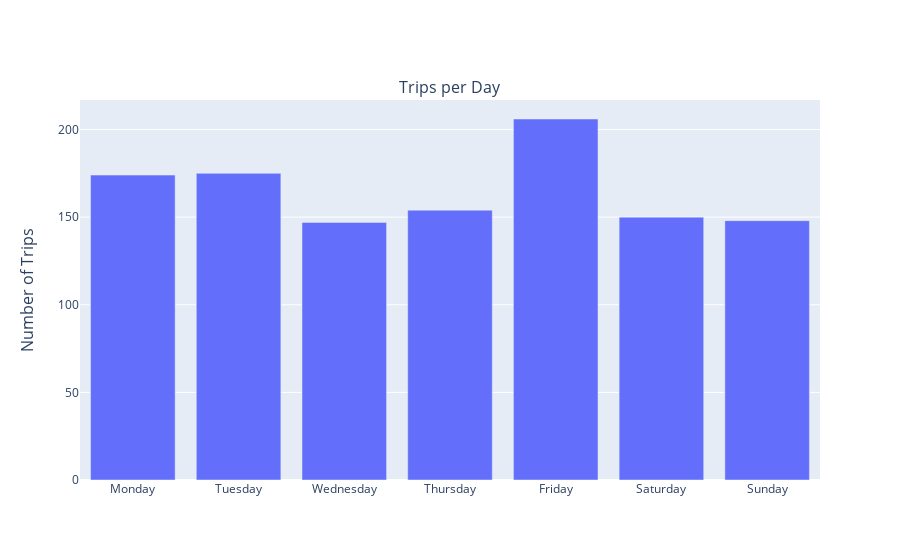

The cell this chart's notebook holds for it:
### Code cell
fig = make_subplots(
    rows=1,
    cols=1,
    column_titles= ['Trips per Day'],
    y_title= 'Number of Trips'
)

cmp = go.Bar(
    x=trip_day.index,
    y=trip_day,
    name='count'
)

fig.add_trace(cmp, 1,1)

fig

### Figure 1 — Plotly figure (JSON) as saved in the notebook; plotly's stock layout.template omitted (floating-point values rounded to 4 significant figures)
{"data": [{"name": "count", "type": "bar", "x": ["Monday", "Tuesday", "Wednesday", "Thursday", "Friday", "Saturday", "Sunday"], "xaxis": "x", "y": [174, 175, 147, 154, 206, 150, 148], "yaxis": "y"}], "layout": {"annotations": [{"font": {"size": 16}, "showarrow": false, "text": "Trips per Day", "x": 0.5, "xanchor": "center", "xref": "paper", "y": 1, "yanchor": "bottom", "yref": "paper"}, {"font": {"size": 16}, "showarrow": false, "text": "Number of Trips", "textangle": -90, "x": 0, "xanchor": "right", "xref": "paper", "xshift": -40, "y": 0.5, "yanchor": "middle", "yref": "paper"}], "xaxis": {"anchor": "y", "domain": [0, 1]}, "yaxis": {"anchor": "x", "domain": [0, 1]}}}
